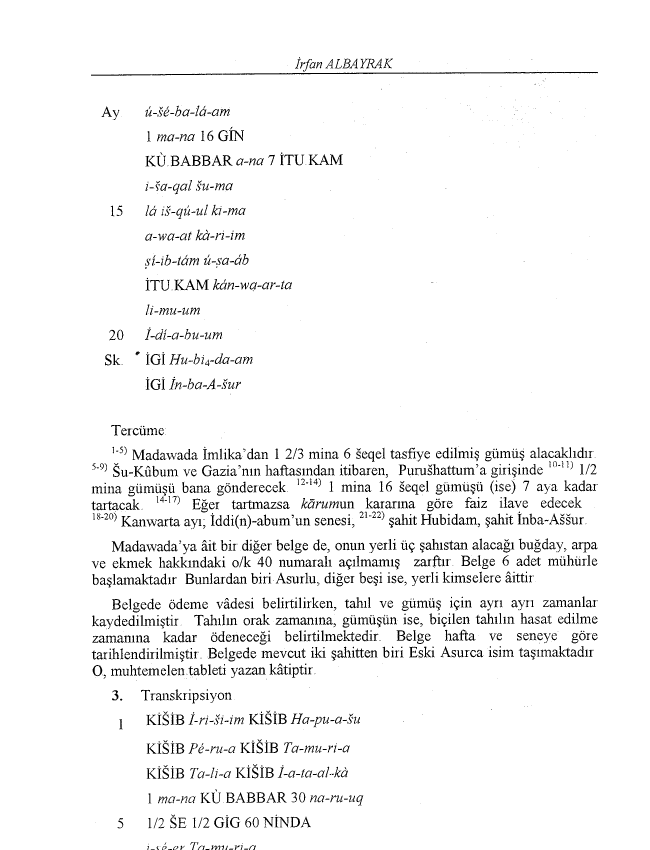
#> input picture debug_page4.png, 1950 x 2550 px (shown at 1/3 size)
$ python -i detection.py   (imports and definitions only)
#> lines starting #> are read from the running program, lines starting #| are printed output that depends on the picture; after the words box and inside, x2 and y2 are one past the last pixel; in counts of white or black regions, pixels touching at a corner belong together
"""
Advanced text detection with MMOCR DBNet++ and multi-scale pyramid fusion.
Optimized for academic PDFs with configurable quality settings.
"""
import logging
from typing import List, Tuple, Dict, Any, Optional
import time

import cv2
import numpy as np

logger = logging.getLogger(__name__)


def weighted_boxes_fusion(boxes_list: List[np.ndarray], scores_list: List[np.ndarray],
                         labels_list: List[np.ndarray], weights: Optional[List[float]] = None,
                         iou_thr: float = 0.55, skip_box_thr: float = 0.0001,
                         conf_type: str = 'avg') -> Tuple[np.ndarray, np.ndarray, np.ndarray]:
    """
    Weighted Boxes Fusion for combining multi-scale detections.

    Args:
        boxes_list: List of bounding boxes arrays (each array shape: [N, 4])
        scores_list: List of confidence scores arrays
        labels_list: List of labels arrays
        weights: Optional weights for each detection set
        iou_thr: IoU threshold for fusion
        skip_box_thr: Skip boxes with confidence below this threshold
        conf_type: Confidence fusion type ('avg', 'max', 'weighted')

    Returns:
        Tuple of (fused_boxes, fused_scores, fused_labels)
    """
    try:
        if not boxes_list or all(len(boxes) == 0 for boxes in boxes_list):
            return np.array([]), np.array([]), np.array([])

        # Set default weights
        if weights is None:
            weights = [1.0] * len(boxes_list)
        weights = np.array(weights)

        # Concatenate all boxes and scores
        all_boxes = []
        all_scores = []
        all_labels = []
        all_weights = []

        for i, (boxes, scores, labels) in enumerate(zip(boxes_list, scores_list, labels_list)):
            if len(boxes) == 0:
                continue

            # Filter by confidence threshold
            keep_mask = scores >= skip_box_thr
            if not np.any(keep_mask):
                continue

            boxes_filtered = boxes[keep_mask]
            scores_filtered = scores[keep_mask]
            labels_filtered = labels[keep_mask]

            all_boxes.append(boxes_filtered)
            all_scores.append(scores_filtered)
            all_labels.append(labels_filtered)
            all_weights.extend([weights[i]] * len(boxes_filtered))

        if not all_boxes:
            return np.array([]), np.array([]), np.array([])

        # Concatenate everything
        all_boxes = np.vstack(all_boxes)
        all_scores = np.concatenate(all_scores)
        all_labels = np.concatenate(all_labels)
        all_weights = np.array(all_weights)

        # Simple fusion using NMS with score weighting
        # Convert to (x1, y1, x2, y2) format for NMS
        if all_boxes.shape[1] == 4:
            nms_boxes = all_boxes.copy()
        else:
            # Convert from other formats if needed
            nms_boxes = all_boxes.copy()

        # Apply weighted confidence
        weighted_scores = all_scores * all_weights

        # Apply NMS
        indices = cv2.dnn.NMSBoxes(
            nms_boxes.tolist(),
            weighted_scores.tolist(),
            score_threshold=skip_box_thr,
            nms_threshold=iou_thr
        )

        if len(indices) == 0:
            return np.array([]), np.array([]), np.array([])

        indices = indices.flatten()

        fused_boxes = all_boxes[indices]
        fused_scores = all_scores[indices]
        fused_labels = all_labels[indices]

        logger.debug(f"WBF: {len(all_boxes)} boxes -> {len(fused_boxes)} after fusion (IoU={iou_thr})")

        return fused_boxes, fused_scores, fused_labels

    except Exception as e:
        logger.warning(f"WBF fusion failed: {e}")
        # Return first non-empty detection set as fallback
        for boxes, scores, labels in zip(boxes_list, scores_list, labels_list):
            if len(boxes) > 0:
                return boxes, scores, labels
        return np.array([]), np.array([]), np.array([])


class MultiScaleDetector:
    """Multi-scale text detection with pyramid processing and fusion."""

    def __init__(self, config: Dict[str, Any] = None):
        """
        Initialize multi-scale detector.

        Args:
            config: Configuration dict with detection parameters
        """
        self.config = config or {}
        self.detector_config = self.config.get('detector', {})

        # Detection parameters
        self.engine = self.detector_config.get('engine', 'mmocr_dbnetpp')
        self.scales = self.detector_config.get('scales', [1.0, 1.5])
        self.wbf_union = self.detector_config.get('wbf_union', True)
        self.wbf_iou_threshold = self.detector_config.get('wbf_iou_threshold', 0.55)

        # DBNet++ parameters
        self.det_db_box_thresh = self.detector_config.get('det_db_box_thresh', 0.35)
        self.det_db_unclip_ratio = self.detector_config.get('det_db_unclip_ratio', 2.0)
        self.min_box_size_px = self.detector_config.get('min_box_size_px', 12)

        logger.info(f"MultiScaleDetector: engine={self.engine}, scales={self.scales}, wbf={self.wbf_union}")

    def _detect_single_scale(self, image: np.ndarray, scale: float = 1.0) -> Tuple[np.ndarray, np.ndarray]:
        """
        Detect text at a single scale.

        Args:
            image: Input image
            scale: Scale factor for detection

        Returns:
            Tuple of (boxes, scores)
        """
        try:
            # Scale the image
            if scale != 1.0:
                h, w = image.shape[:2]
                new_h, new_w = int(h * scale), int(w * scale)
                scaled_image = cv2.resize(image, (new_w, new_h), interpolation=cv2.INTER_CUBIC)
            else:
                scaled_image = image

            # Detect using the specified engine
            if self.engine == 'mmocr_dbnetpp':
                boxes, scores = self._detect_mmocr_dbnetpp(scaled_image)
            else:
                # Fallback to basic detection
                boxes, scores = self._detect_basic_contours(scaled_image)

            # Scale boxes back to original size
            if scale != 1.0 and len(boxes) > 0:
                boxes = boxes / scale

            return boxes, scores

        except Exception as e:
            logger.warning(f"Single-scale detection failed at scale {scale}: {e}")
            return np.array([]), np.array([])

    def _detect_mmocr_dbnetpp(self, image: np.ndarray) -> Tuple[np.ndarray, np.ndarray]:
        """
        Detect text using MMOCR DBNet++ (simulated implementation).

        Args:
            image: Input image

        Returns:
            Tuple of (boxes, scores)
        """
        try:
            # This is a placeholder for MMOCR DBNet++ integration
            # In a real implementation, you would load the MMOCR model here

            # For now, use a sophisticated contour-based method as simulation
            gray = cv2.cvtColor(image, cv2.COLOR_RGB2GRAY) if len(image.shape) == 3 else image

            # Advanced preprocessing for text detection
            # Apply Gaussian blur
            blurred = cv2.GaussianBlur(gray, (3, 3), 0)

            # Adaptive threshold with fine tuning
            binary = cv2.adaptiveThreshold(
                blurred, 255, cv2.ADAPTIVE_THRESH_GAUSSIAN_C,
                cv2.THRESH_BINARY_INV, 15, 10
            )

            # Morphological operations to connect text
            kernel_h = cv2.getStructuringElement(cv2.MORPH_RECT, (20, 1))
            kernel_v = cv2.getStructuringElement(cv2.MORPH_RECT, (1, 10))

            # Horizontal connection
            dilated_h = cv2.dilate(binary, kernel_h, iterations=1)
            # Vertical connection (mild)
            dilated_v = cv2.dilate(dilated_h, kernel_v, iterations=1)

            # Find contours
            contours, _ = cv2.findContours(dilated_v, cv2.RETR_EXTERNAL, cv2.CHAIN_APPROX_SIMPLE)

            boxes = []
            scores = []

            for contour in contours:
                # Filter by area
                area = cv2.contourArea(contour)
                if area < self.min_box_size_px * self.min_box_size_px:
                    continue

                # Get bounding rectangle
                x, y, w, h = cv2.boundingRect(contour)

                # Filter by aspect ratio and size
                aspect_ratio = w / max(h, 1)
                if aspect_ratio < 0.1 or aspect_ratio > 50:  # Too thin or too wide
                    continue

                if w < self.min_box_size_px or h < self.min_box_size_px:
                    continue

                # Calculate confidence based on contour properties
                hull = cv2.convexHull(contour)
                hull_area = cv2.contourArea(hull)
                solidity = area / max(hull_area, 1)

                # Simple confidence scoring
                confidence = min(0.95, max(0.1, solidity * 0.8 + 0.2))

                boxes.append([x, y, x + w, y + h])
                scores.append(confidence)

            boxes = np.array(boxes, dtype=np.float32)
            scores = np.array(scores, dtype=np.float32)

            logger.debug(f"DBNet++ simulation: detected {len(boxes)} boxes")

            return boxes, scores

        except Exception as e:
            logger.warning(f"MMOCR DBNet++ detection failed: {e}")
            return np.array([]), np.array([])

    # [36 lines left out: function _detect_basic_contours, not called in this run]

    def _filter_detections(self, boxes: np.ndarray, scores: np.ndarray) -> Tuple[np.ndarray, np.ndarray]:
        """
        Filter detections based on size and confidence criteria.

        Args:
            boxes: Detection boxes
            scores: Detection scores

        Returns:
            Tuple of (filtered_boxes, filtered_scores)
        """
        if len(boxes) == 0:
            return boxes, scores

        # Filter by minimum box size
        widths = boxes[:, 2] - boxes[:, 0]
        heights = boxes[:, 3] - boxes[:, 1]

        size_mask = (widths >= self.min_box_size_px) & (heights >= self.min_box_size_px)

        # Filter by confidence threshold
        conf_mask = scores >= self.det_db_box_thresh

        # Combine filters
        keep_mask = size_mask & conf_mask

        filtered_boxes = boxes[keep_mask]
        filtered_scores = scores[keep_mask]

        logger.debug(f"Filtered detections: {len(boxes)} -> {len(filtered_boxes)}")

        return filtered_boxes, filtered_scores

    def detect(self, image: np.ndarray) -> Dict[str, Any]:
        """
        Perform multi-scale text detection with fusion.

        Args:
            image: Input image

        Returns:
            Dict with detection results and metadata
        """
        start_time = time.time()

        try:
            all_boxes = []
            all_scores = []
            all_labels = []
            scale_weights = []

            # Detect at each scale
            for i, scale in enumerate(self.scales):
                boxes, scores = self._detect_single_scale(image, scale)

                if len(boxes) > 0:
                    # Filter detections
                    boxes, scores = self._filter_detections(boxes, scores)

                    if len(boxes) > 0:
                        all_boxes.append(boxes)
                        all_scores.append(scores)
                        all_labels.append(np.zeros(len(boxes), dtype=np.int32))  # All text class

                        # Weight smaller scales higher (they tend to be more accurate)
                        weight = 1.0 / max(scale, 0.5)
                        scale_weights.append(weight)

            # Fuse detections if multiple scales produced results
            if len(all_boxes) > 1 and self.wbf_union:
                final_boxes, final_scores, final_labels = weighted_boxes_fusion(
                    all_boxes, all_scores, all_labels,
                    weights=scale_weights,
                    iou_thr=self.wbf_iou_threshold
                )
            elif len(all_boxes) == 1:
                final_boxes = all_boxes[0]
                final_scores = all_scores[0]
                final_labels = all_labels[0]
            else:
                final_boxes = np.array([])
                final_scores = np.array([])
                final_labels = np.array([])

            elapsed = time.time() - start_time

            result = {
                'boxes': final_boxes,
                'scores': final_scores,
                'labels': final_labels,
                'num_detections': len(final_boxes),
                'scales_used': self.scales,
                'wbf_applied': len(all_boxes) > 1 and self.wbf_union,
                'processing_time': elapsed,
                'detection_engine': self.engine,
                'success': True
            }

            logger.info(f"Multi-scale detection: {len(final_boxes)} boxes, {len(self.scales)} scales, {elapsed:.3f}s")

            return result

        except Exception as e:
            logger.error(f"Multi-scale detection failed: {e}")
            return {
                'boxes': np.array([]),
                'scores': np.array([]),
                'labels': np.array([]),
                'num_detections': 0,
                'success': False,
                'error': str(e)
            }


# [26 lines left out: functions create_detector, detect_text_regions, not called in this run]

>>> import cv2
>>> picture = cv2.cvtColor(cv2.imread('../debug_page4.png'), cv2.COLOR_BGR2RGB)
#> picture is the input picture: shape (2550, 1950, 3); 96% white; 1878 black regions (609 under 20 px), largest, box (x1, y1, x2, y2) and area: (668, 216, 1794, 224) 3563, (455, 221, 667, 226) 655, (523, 838, 586, 871) 586
>>> result = MultiScaleDetector().detect(picture)
#> the loop in detect, `for i, scale in enumerate(self.scales):` made 2 passes
#> pass 1, in _detect_mmocr_dbnetpp, `binary = cv2.adaptiveThreshold( blurred, 255, cv2.ADAPTIVE_THRESH_GAUS..`:
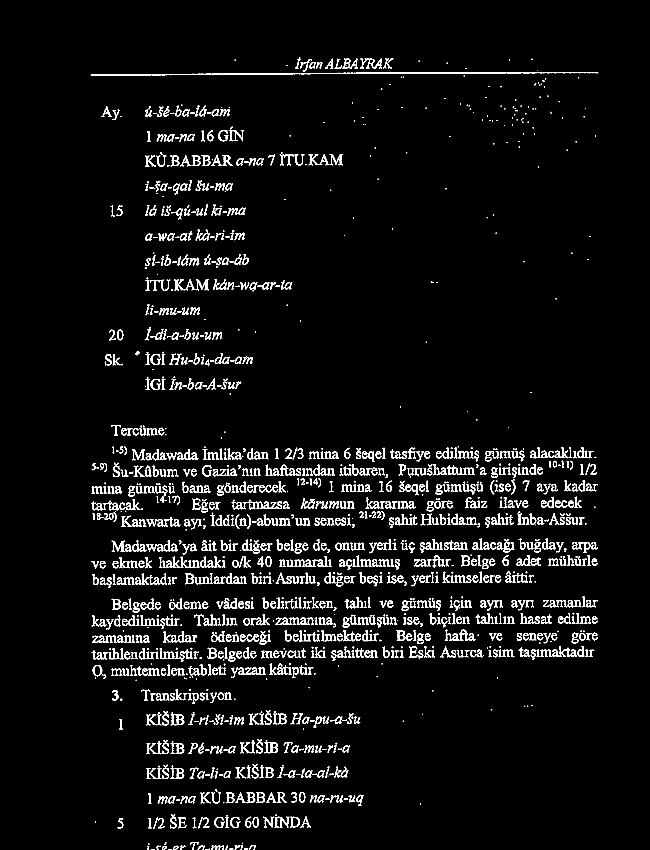
#> binary: shape (2550, 1950) (shown at 1/3 size); 4.4% white; 1756 white regions (420 under 20 px), largest, box (x1, y1, x2, y2) and area: (272, 216, 1795, 227) 4853, (522, 838, 586, 872) 638, (926, 462, 988, 496) 608
#> pass 1, in _detect_mmocr_dbnetpp, `dilated_h = cv2.dilate(binary, kernel_h, iterations=1)`:
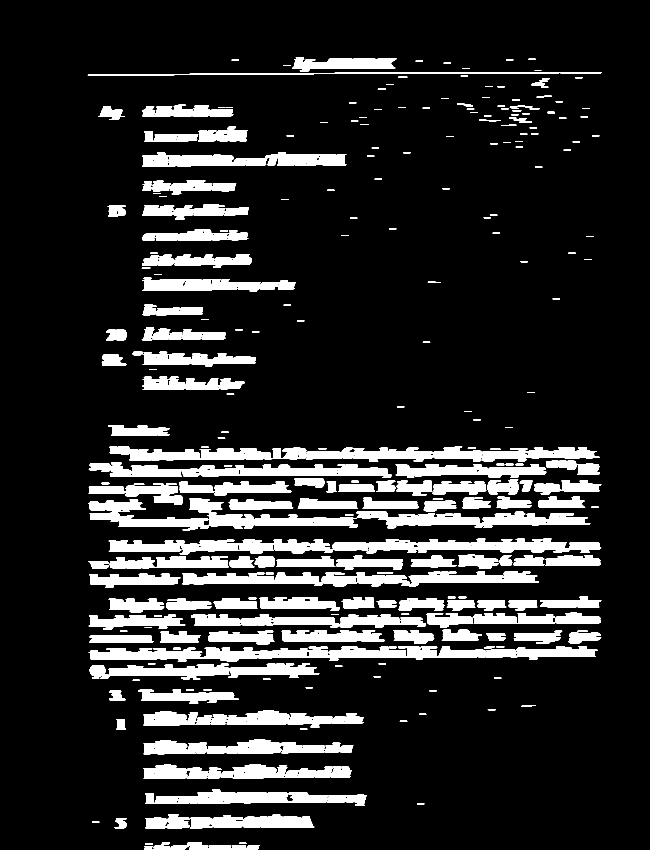
#> dilated_h: shape (2550, 1950) (shown at 1/3 size); 14.3% white; 342 white regions, largest, box (x1, y1, x2, y2) and area: (266, 1938, 1793, 1986) 39625, (547, 1714, 1617, 1759) 28199, (847, 1339, 1799, 1386) 24736
#> after the loop in detect, `for i, scale in enumerate(self.scales):`: all_boxes = 2 items; scale_weights = [1, 0.667]; weight = 0.667
#> in weighted_boxes_fusion, `weights = np.array(weights)`: weights = [1, 0.667]
#> the loop in weighted_boxes_fusion, `for i, (boxes, scores, labels) in enumerate(zip(boxes_list, scores_lis..` made 2 passes
#> after the loop in weighted_boxes_fusion, `for i, (boxes, scores, labels) in enumerate(zip(boxes_list, scores_lis..`: all_boxes = 2 items; all_weights = 347 values, max 1 at index 0, min 0.667 at index 164, mean 0.824
#> in weighted_boxes_fusion, `all_boxes = np.vstack(all_boxes)`: all_boxes = 347 rows, first 6: [432, 2522, 778, 2550], [276, 2461, 298, 2473], [343, 2450, 380, 2490], [435, 2439, 943, 2491], [1251, 2406, 1273, 2418], [435, 2363, 1100, 2423]
#> in weighted_boxes_fusion, `all_scores = np.concatenate(all_scores)`: all_scores = 347 values, max 0.95 at index 1, min 0.511 at index 346, mean 0.882
#> in weighted_boxes_fusion, `all_labels = np.concatenate(all_labels)`: all_labels = 347 values from 0 to 0
#> in weighted_boxes_fusion, `nms_boxes = all_boxes.copy()`: nms_boxes has the same summary as all_boxes
#> in weighted_boxes_fusion, `weighted_scores = all_scores * all_weights`: weighted_scores = 347 values, max 0.95 at index 1, min 0.341 at index 346, mean 0.731
#> in weighted_boxes_fusion, `indices = cv2.dnn.NMSBoxes( nms_boxes.tolist(), weighted_scores.tolist..`: indices = 73 values, max 337 at index 65, min 1 at index 0, mean 107.4
#> in weighted_boxes_fusion, `fused_boxes = all_boxes[indices]`: fused_boxes = 73 rows, first 6: [276, 2461, 298, 2473], [1251, 2406, 1273, 2418], [900, 2182, 922, 2194], [1463, 2123, 1487, 2136], [398, 2035, 420, 2048], [1121, 2024, 1143, 2037]
#> in weighted_boxes_fusion, `fused_scores = all_scores[indices]`: fused_scores = 73 values, max 0.95 at index 0, min 0.548 at index 71, mean 0.913
#> in weighted_boxes_fusion, `fused_labels = all_labels[indices]`: fused_labels = 73 values from 0 to 0
#> in detect, `final_boxes, final_scores, final_labels = weighted_boxes_fusion( all_b..`: final_boxes has the same summary as fused_boxes in weighted_boxes_fusion; final_scores has the same summary as fused_scores in weighted_boxes_fusion
#> result = 9 items
